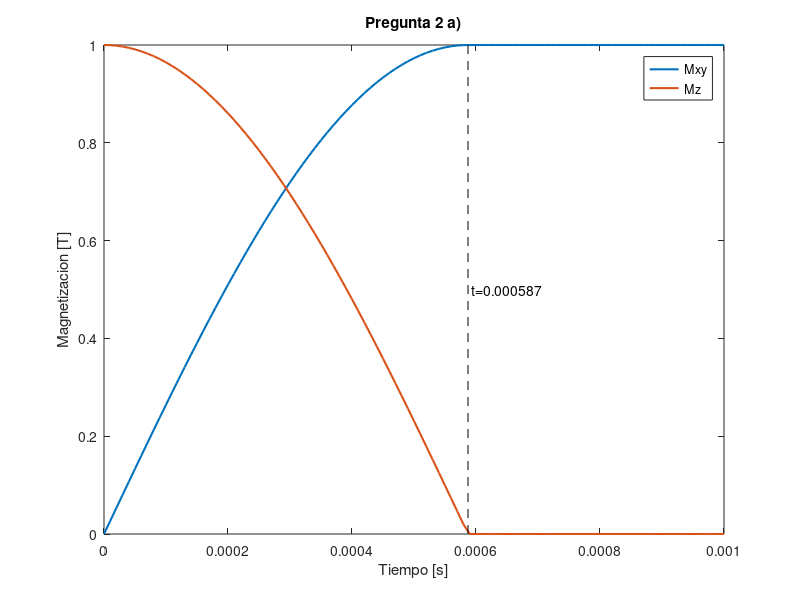
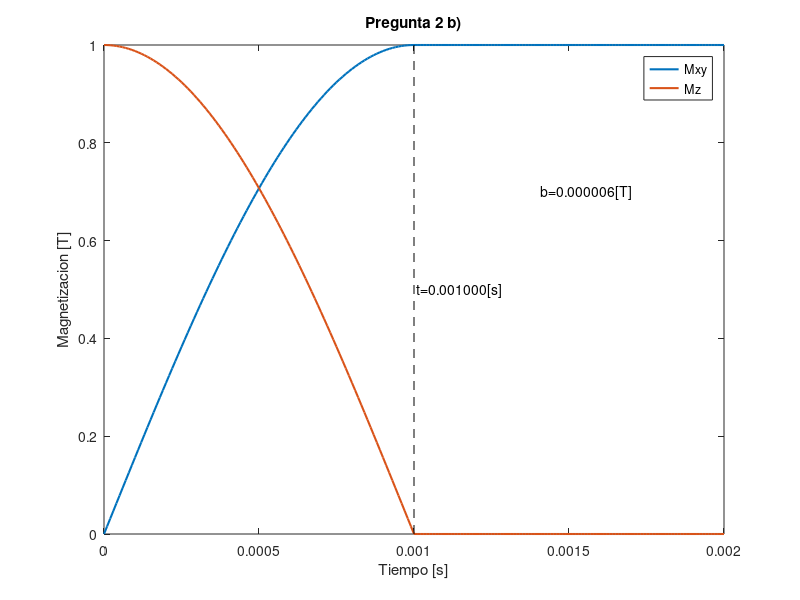
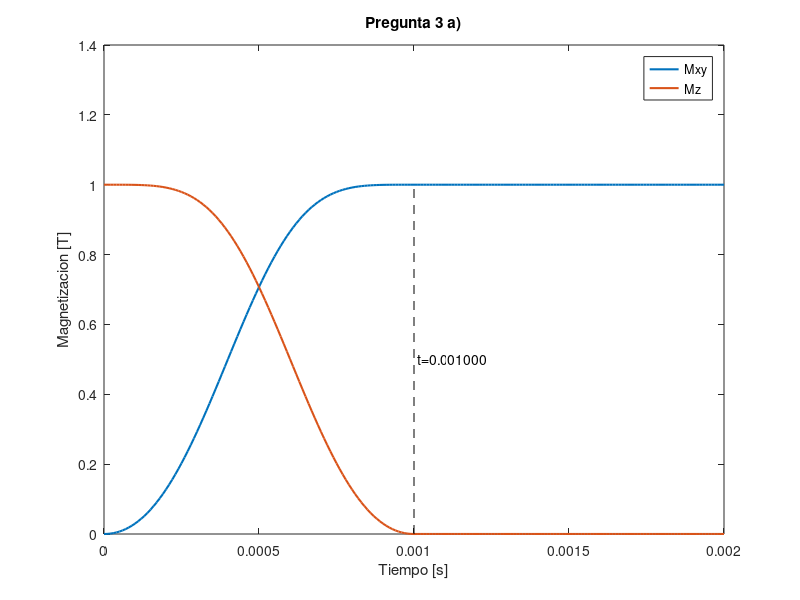
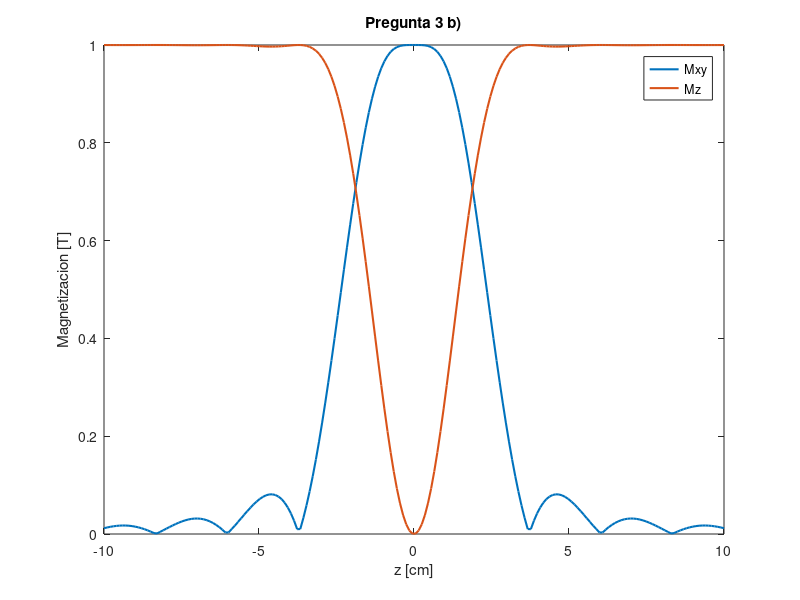

Write MATLAB code to recreate these figures, in order. (Note: this script raises an error after producing the figures.)
%% Tarea2
% Mathias Lambert V.

gamma = 2*pi*42.58e6;
%% 1. 
B0 = 1e-3;
rect = @(t) double(abs(t) < 0.5);
B1 = @(t, b, H) b*rect((t-H/2)/H);
%% a) Encontrar t para alpha = 90
% Sabemos que el tiempo para que la magnetizacion llegue a 90 grados se
% calcula de manera analitica como sigue
b = 0.01e-3;
t_alpha = (pi/2)/(gamma*b);

Bloch = @(t,M,H) [0;gamma*B1(t,b,H)*M(3);-gamma*B1(t,b,H)*M(2)];

t = 0:0.00001:0.001;
[T , M] = ode45(@(t,M) Bloch(t,M, t_alpha),t,[0;0;1]);
Mz = M(:,3)';
Mxy = M(:,1)' + 1i*M(:,2)';
figure;
plot(T,abs(Mxy), 'LineWidth', 1.5);
hold on;
plot(T,abs(Mz), 'LineWidth', 1.5);
plot([t_alpha, t_alpha], [0, 1], '--','Color', 'black');
text(t_alpha, 0.5, sprintf(' t=%f', t_alpha));
legend('Mxy', 'Mz');
title('Pregunta 2 a)');
xlabel('Tiempo [s]');
ylabel('Magnetizacion [T]');


%% b) Cuanto debe valer el valor b para que el tiempo sea de 1 [ms]?
b = (pi/2)/(gamma*1e-3);
Bloch = @(t,M,H) [0;gamma*B1(t,b,H)*M(3);-gamma*B1(t,b,H)*M(2)];

t = 0:0.00001:0.002;
[T , M] = ode45(@(t,M) Bloch(t,M, 1e-3),t,[0;0;1]);
Mz = M(:,3)';
Mxy = M(:,1)' + 1i*M(:,2)';
figure;
plot(T,abs(Mxy), 'LineWidth', 1.5);
hold on;
plot(T,abs(Mz), 'LineWidth', 1.5);
plot([1e-3, 1e-3], [0, 1], '--','Color', 'black');
text(1e-3, 0.5, sprintf(' t=%f[s]', 1e-3));
text(1.4e-3, 0.7, sprintf(' b=%f[T]', b));
legend('Mxy', 'Mz');
title('Pregunta 2 b)');
xlabel('Tiempo [s]');
ylabel('Magnetizacion [T]');


%% 2.
%% a)
H = 1e-3;
b = (pi/2)/(gamma*5.8949e-04);

B1 = @(t, b, H) b*rect((t-H/2)/H).*sinc((t-H/2)/(H/2));
Gz = @(t,H) 0.01e-3*rect((t-H/2)/H);
Bloch = @(t,M,H,z) [gamma*Gz(t,H)*z*M(2);...
    -gamma*Gz(t,H)*z*M(1)+gamma*B1(t,b,H)*M(3);...
    -gamma*B1(t,b,H)*M(2)];

z = 0;
t = 0:0.00001:0.002;
[T , M] = ode45(@(t,M) Bloch(t,M,H,z),t,[0;0;1]);
Mz = M(:,3)';
Mxy = M(:,1)' + 1i*M(:,2)';
figure;
plot(T,abs(Mxy), 'LineWidth', 1.5);
hold on;
plot(T,abs(Mz), 'LineWidth', 1.5);
plot([1e-3, 1e-3], [0, 1], '--','Color', 'black');
text(1e-3, 0.5, sprintf(' t=%f', 1e-3));
legend('Mxy', 'Mz');
title('Pregunta 3 a)');
xlabel('Tiempo [s]');
ylabel('Magnetizacion [T]');

%% b)
t = 0:0.00001:H;
mz = zeros(1,200);
mxy = zeros(1,200);
z = linspace(-10,10,200);
for i = 1:200
    [~, M] = ode45(@(t,M) Bloch(t,M,H,z(i)),t,[0;0;1]);
    mz(i) = M(end,3);
    mxy(i) = M(end,1) + 1i*M(end,2);
end
figure;
plot(z,abs(mxy), 'LineWidth', 1.5);
hold on;
plot(z,abs(mz),'LineWidth', 1.5);
legend('Mxy', 'Mz');
title('Pregunta 3 b)')
ylabel('Magnetizacion [T]');
xlabel('z [cm]')

figure;
yyaxis left
plot(z,abs(mxy), 'LineWidth', 1.5);
ylabel('Magnetizacion [T]');
yyaxis right
plot(z,angle(mxy),'LineWidth', 1.5);
ylabel('Fase');
legend('|Mxy|', 'angle(Mxy)');
title('Pregunta 3 b)')
xlabel('z [cm]')

%% 3.
%% a)
H = 1e-3;
b = (pi/2)/(gamma*5.8949e-04);

B1 = @(t, b, H) b*rect((t-H/2)/H).*sinc((t-H/2)/(H/2));
Gz = @(t,H) 0.01e-3*(rect((t-H/2)/H)-rect((t-5*H/4)/(H/2)));
Bloch = @(t,M,H,z) [gamma*Gz(t,H)*z*M(2);...
    -gamma*Gz(t,H)*z*M(1)+gamma*B1(t,b,H)*M(3);...
    -gamma*B1(t,b,H)*M(2)];

z = 0;
t = 0:0.00001:0.002;
[T , M] = ode45(@(t,M) Bloch(t,M,H,z),t,[0;0;1]);
Mz = M(:,3)';
Mxy = M(:,1)' + 1i*M(:,2)';
figure;
plot(T,abs(Mxy),'LineWidth', 1.5);
hold on;
plot(T,abs(Mz),'LineWidth', 1.5);
legend('Mxy', 'Mz');
title('Pregunta 4 a)');
plot([H, H], [0, 1], '--','Color', 'black');
text(H, 0.5, sprintf(' t=%f', H));
ylabel('Magnetizacion [T]');
xlabel('Tiempo [s]')

%% b)
t = 0:0.00001:3*H/2;
mz = zeros(1,500);
mxy = zeros(1,500);
z = linspace(-10,10,500);

for i = 1:500
    [~ , M] = ode45(@(t,M) Bloch(t,M,H,z(i)),t,[0;0;1]);
    mz(i) = M(end,3);
    mxy(i) = M(end,1) + 1i*M(end,2);
end
figure;
plot(z,abs(mxy),'LineWidth', 1.5);
hold on;
plot(z,abs(mz),'LineWidth', 1.5);
legend('Mxy', 'Mz');
ylabel('Magnetizacion [T]');
title('Pregunta 4 b)')

figure;
yyaxis left
plot(z,abs(mxy), 'LineWidth', 1.5);
ylabel('Magnetizacion [T]');
yyaxis right
plot(z,angle(mxy),'LineWidth', 1.5);
ylabel('Fase');
legend('|Mxy|', 'angle(Mxy)');
title('Pregunta 4 b)')
xlabel('z [cm]')




